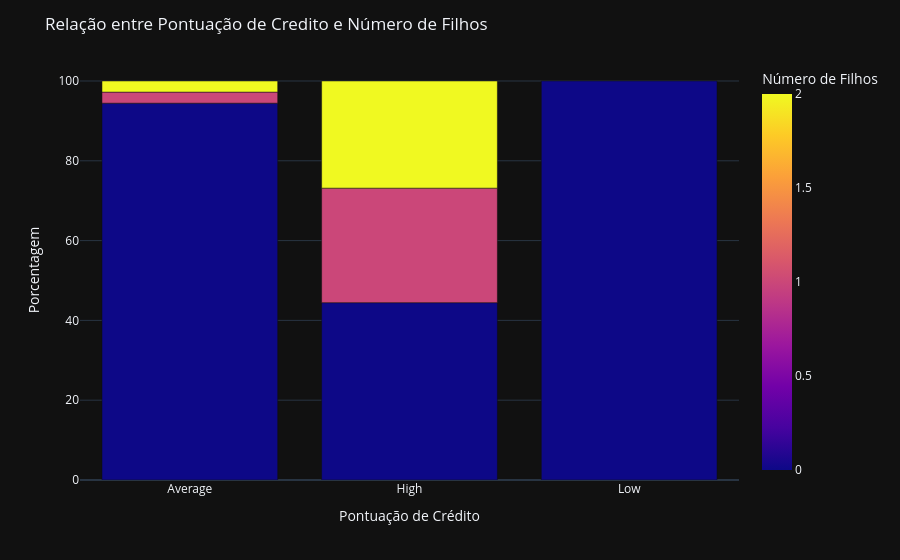

Notebook code cell kept with this figure:
### Markdown cell above
## Insight 1

Homens não possuem pontuação baixa de crédito, apenas média e alta

### Code cell
# seu código aqui
# Pergunta 2 - Existe realação da quantidade de filhos com o Credit Score?

#Calcular a porcentagem de cada categoria por credit score

df_grouped = df.groupby(['Credit Score', 'Number of Children']).size().reset_index(name='count')
total_por_credit = df_grouped.groupby('Credit Score')['count'].transform('sum')
df_grouped['percent'] = (df_grouped['count'] / total_por_credit) * 100

# Cria gráfico de baras empilhadas

fig = px.bar(df_grouped, x='Credit Score', y='percent', color='Number of Children', barmode='stack',
            labels={'Number of Children': 'Número de Filhos', 'percent': 'Porcentagem', 'Credit Score': 'Pontuação de Crédito'})

fig.update_layout(title='Relação entre Pontuação de Credito e Número de Filhos',
                  yaxis_title='Porcentagem',
                  legend_title='Pontuação de Crédito')

fig.show()

### Figure 1 — Plotly figure (JSON) as saved in the notebook; plotly's stock layout.template omitted (floating-point values rounded to 4 significant figures)
{"data": [{"hovertemplate": "Pontuação de Crédito=%{x}<br>Porcentagem=%{y}<br>Número de Filhos=%{marker.color}<extra></extra>", "legendgroup": "", "marker": {"color": [0, 1, 2, 0, 1, 2, 0], "coloraxis": "coloraxis", "pattern": {"shape": ""}}, "name": "", "orientation": "v", "showlegend": false, "textposition": "auto", "x": ["Average", "Average", "Average", "High", "High", "High", "Low"], "xaxis": "x", "y": [94.44, 2.778, 2.778, 44.44, 28.7, 26.85, 100.0], "yaxis": "y", "type": "bar"}], "layout": {"xaxis": {"anchor": "y", "domain": [0.0, 1.0], "title": {"text": "Pontuação de Crédito"}}, "yaxis": {"anchor": "x", "domain": [0.0, 1.0], "title": {"text": "Porcentagem"}}, "coloraxis": {"colorbar": {"title": {"text": "Número de Filhos"}}, "colorscale": [[0.0, "#0d0887"], [0.1111, "#46039f"], [0.2222, "#7201a8"], [0.3333, "#9c179e"], [0.4444, "#bd3786"], [0.5556, "#d8576b"], [0.6667, "#ed7953"], [0.7778, "#fb9f3a"], [0.8889, "#fdca26"], [1.0, "#f0f921"]]}, "legend": {"tracegroupgap": 0, "title": {"text": "Pontuação de Crédito"}}, "margin": {"t": 60}, "barmode": "stack", "title": {"text": "Relação entre Pontuação de Credito e Número de Filhos"}}}
